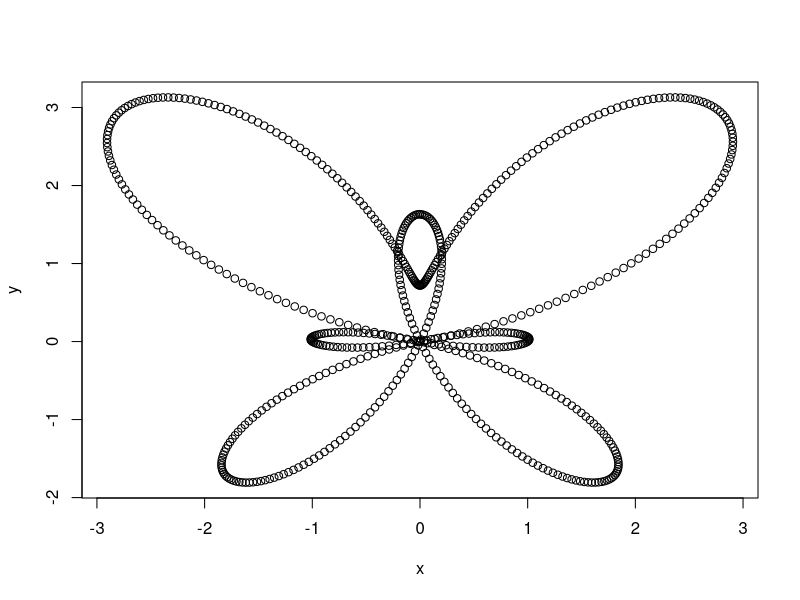
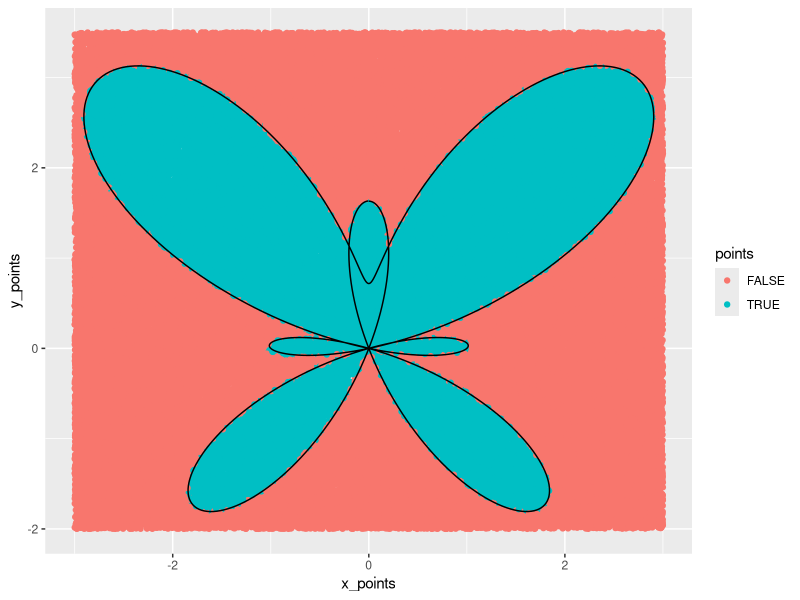
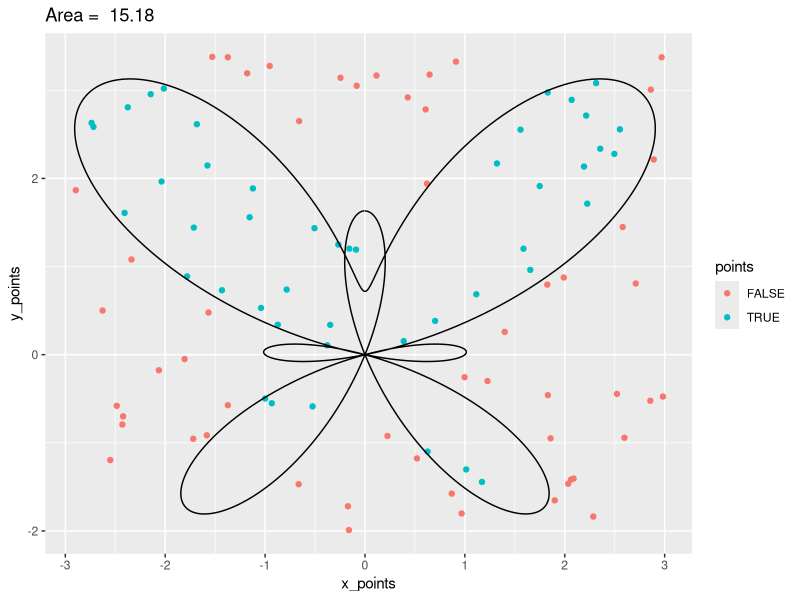
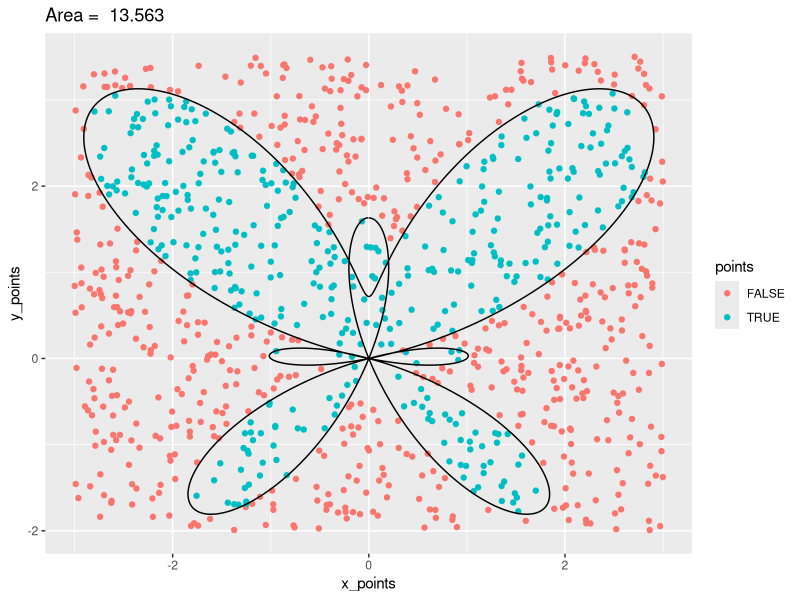
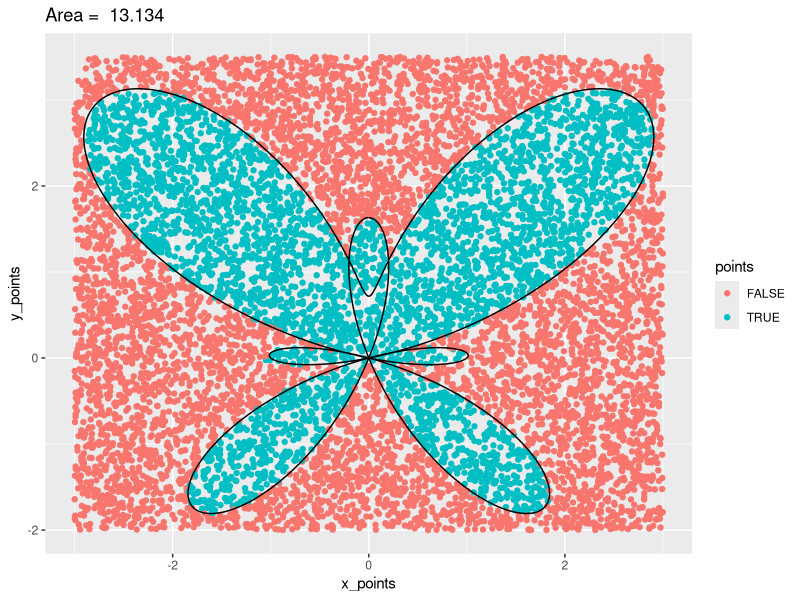
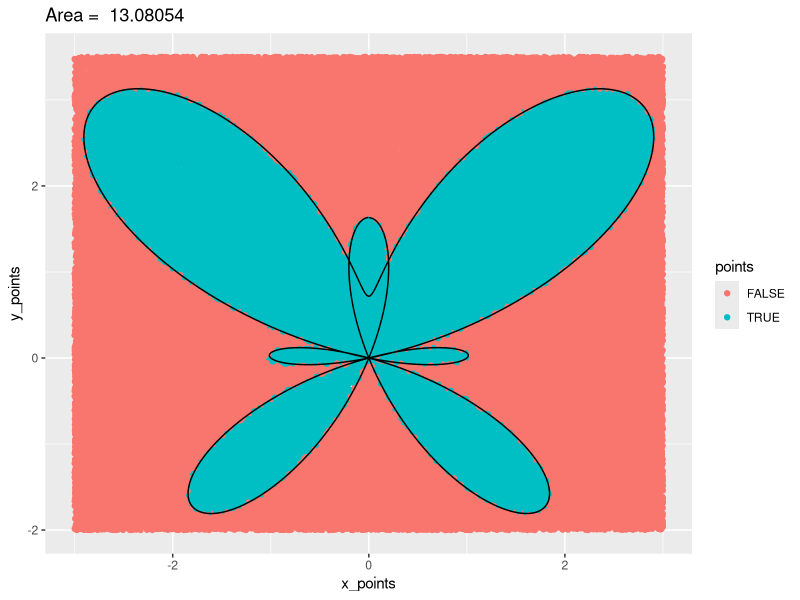

The R script that drew these images, in order:
## ---- chunk 1
knitr::opts_chunk$set(echo = TRUE)
library(ggplot2)
## ---- chunk 2
set.seed(12208877)
## ---- chunk 3
b <- 6
set.seed(12208877)
exp_f <- function(x) exp(-x^3)
x1 <- runif(100000, min=1, max=b)
mc <- mean(exp_f(x1)) * (b - 1)
cat("Monte Carlo Integral: ", mc)
## ---- chunk 4
ri <- integrate(exp_f,lower = 1,upper = b)[[1]]
cat("Real Integral: ", ri)
## ---- chunk 5
all.equal(mc, ri)
## ---- chunk 6
set.seed(12208877)
x2 <- rexp(100000)

mcexp <- mean(exp_f(x2+1)/dexp(x2))
cat("Monte Carlo Integral: ", mcexp)
## ---- chunk 7
riexp <- integrate(exp_f, 1, Inf)[[1]]
cat("Real Integral: ", riexp)
## ---- chunk 8
all.equal(mcexp, riexp)
## ---- chunk 9
r <- function(t){exp(cos(t))-2*cos(4*t)-sin(t/12)^5}
t <- seq(-pi, pi, 0.01)
x <- r(t)*sin(t)
y <- r(t)*cos(t)
plot(x,y)
## ---- chunk 10
get_x_points <- function(n){
  return (runif(n, min = -3, max = 3))
}
get_y_points <- function(n){
  return (runif(n, min = -2, max = 3.5))
}

generate_in_distr <- function(n, x_points, y_points){
  in_polygon <- logical(n)
  for (i in 1:n){
    x <- x_points[i]
    y <- y_points[i]
    
    if (y > 0){alpha <- 0} 
    else {alpha <- pi}
    
    teta <- atan(x/y) + alpha
    teta_pi <- teta + pi
    
    rad <- sqrt(x^2 + y^2)
    
    r_teta <- r(teta)
    r_teta_pi <- r(teta_pi)
    
    if (r_teta > 0 & (rad < abs(r_teta))){ in_polygon[i] <- TRUE}
    else if (r_teta_pi < 0 & (rad < abs(r_teta_pi))){ in_polygon[i] <- TRUE}
    else { in_polygon[i] <- FALSE }
  }
  return (in_polygon)
}
## ---- chunk 11
set.seed(12208877)

n <- 100000
x_points <- get_x_points(n)
y_points <- get_y_points(n)
points <- generate_in_distr(n, x_points, y_points)

df <- data.frame(x_points, y_points, points)
fig <- ggplot() + geom_point(data = df, aes(x=x_points, y=y_points, color = points))  + geom_path(aes(x=x, y=y))
fig
## ---- chunk 12
run_gen <- function(n){
  set.seed(12208877)
  x_points <- get_x_points(n)
  y_points <- get_y_points(n)
  points <- generate_in_distr(n, x_points, y_points)
  df <- data.frame(x_points, y_points, points)
  pc <- 6*5.5 * sum(points) / n
  print(ggplot() + geom_point(data = df, aes(x=x_points, y=y_points, color = points))  + geom_path(aes(x=x, y=y)) + ggtitle(paste("Area = ", pc)))
  return (pc)
}

areas <- c()
areas[1] <- run_gen(100)
areas[2] <- run_gen(1000)
areas[3] <- run_gen(10000)
areas[4] <- run_gen(100000)
## ---- chunk 13
df_table <- data.frame (points = c(100, 1000, 10000, 100000), areas = areas)
df_table
